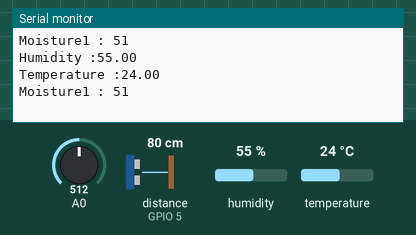
This sketch was run on a simulated ESP8266 (NodeMCU). On the bench: the last lines printed to the serial monitor. Wiring (inferred from the names in the program): ultrasonic range finder: trigger GPIO 4; echo GPIO 5. Inputs (shaded band) come from the test bench; at power-on: humidity 55 %, A0 = 512, temperature 24 °C, distance to the obstacle (sensor on GPIO 5) 80 cm. The echo pulse lasts 58.3 µs per cm; WiFi joins after 1.5 s; servers stay silent unless stated.

Above: at 3.0 s.
3.1 s: humidity set to 22 %
4.6 s: A0 set to 716
At 6.0 s:
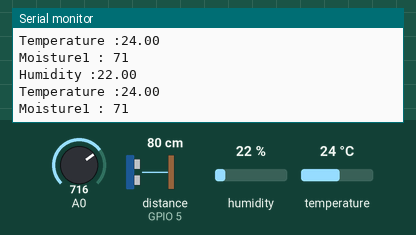
6.1 s: temperature set to 12 °C
At 7.4 s:
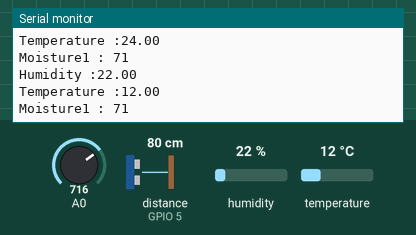
7.6 s: A0 set to 992
At 8.6 s:
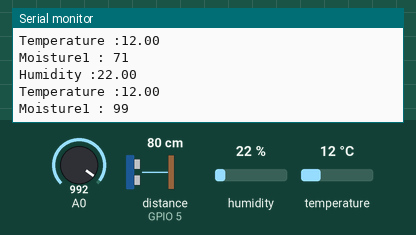
9.1 s: humidity set to 40 %
At 11.4 s:
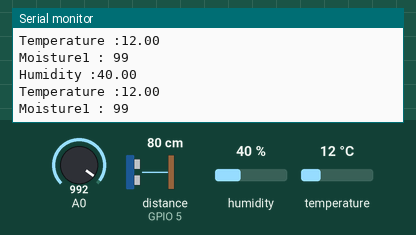
Timing chart, 0 to 11.6 s (numbered marks = the images above; inputs shaded):
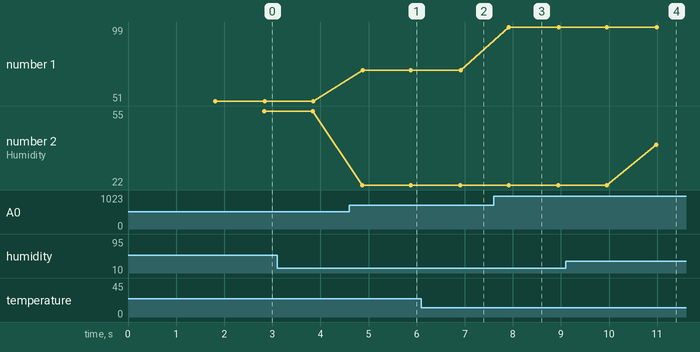

Measured:
- after the input at 4.6 s, the serial monitor: prints a new line after 0.28 s (image 1)
- after the input at 6.1 s, the serial monitor: prints a new line after 0.81 s (image 2)
- after the input at 7.6 s, the serial monitor: prints a new line after 0.32 s (image 3)
- after the input at 9.1 s, the serial monitor: prints a new line after 1.9 s (image 4)
- plotted number 1: 51 → 71 after the input at 4.6 s, 71 → 99 after the input at 7.6 s
- plotted number 2: 22 → 40 after the input at 9.1 s

The sketch:

Complete.ino
```cpp
#define BLYNK_PRINT Serial
#include <SPI.h>
#include <ESP8266WiFi.h>
#include <BlynkSimpleEsp8266.h>
#include <DHT.h>
#include <Adafruit_Sensor.h>

char auth[] = "5f62dd009ce74b618cd761595f0452fb";

char ssid[] = "ai";
char pass[] = "satusampailapan";


#define DHTPIN 2
#define TRIGGER 4
#define ECHO 5
#define DHTTYPE DHT11

int pump = 14;
int moisture1 = 0;
//int moisture2 = 16;
int moisture1_value = 0;
//int moisture2_value = 0;
DHT dht(DHTPIN, DHTTYPE);
BlynkTimer timer;

void sendSensor()
{
  float m1 = analogRead(moisture1);
  //float m2 = digitalRead(moisture2);
  float h = dht.readHumidity();
  float t = dht.readTemperature();
/////////////////////////////////////////////////////////////// DHT11 sensor
  if (isnan(h) || isnan(t)) {
    Serial.println("Failed to read from DHT sensor!");
    return;
  }
  else {
    Serial.print("Humidity :");
    Serial.println(h);
    Serial.print("Temperature :");
    Serial.println(t);
  }

  Blynk.virtualWrite(V1, m1);
 // Blynk.virtualWrite(V0, m2);
  Blynk.virtualWrite(V5, h);
  Blynk.virtualWrite(V6, t);
}

void setup()
{
  // Debug console
  Serial.begin(9600);
  Blynk.begin(auth, ssid, pass);

  dht.begin();

  //pinMode(moisture2, INPUT);
  pinMode(TRIGGER, OUTPUT);
  pinMode(ECHO, INPUT);
  timer.setInterval(1000L, sendSensor);
}

void loop()
{
  Blynk.run();
  timer.run();
  ///////////////////////////////////////////////////////////////// ultrasonic sensor
  long duration, distance;
  digitalWrite(TRIGGER, LOW);
  delayMicroseconds(2);

  digitalWrite(TRIGGER, HIGH);
  delayMicroseconds(10);

  digitalWrite(TRIGGER, LOW);
  duration = pulseIn(ECHO, HIGH);
  distance = (duration / 2) / 29.1;

  if (distance <= 20 ) {
    Blynk.notify("There's movement near your plants!");
  }
  /////////////////////////////////////////////////////////////////// moisture sensor
  moisture1_value = analogRead(moisture1);
 // moisture2_value = digitalRead(moisture2);
  moisture1_value = moisture1_value / 10;
 // moisture2_value = moisture1_value / 10;
  Serial.print("Moisture1 : ");
  Serial.println( moisture1_value);
//  Serial.print("Moisture2 : ");
//  Serial.println( moisture2_value);

  if ( moisture1_value == 0  )
  {
    Blynk.notify("Your plants need water");
    delay(1000);
  }

//  else {
//    digitalWrite(pump, LOW);
//    delay(15000);
//    }
  delay(1000);
}
```
